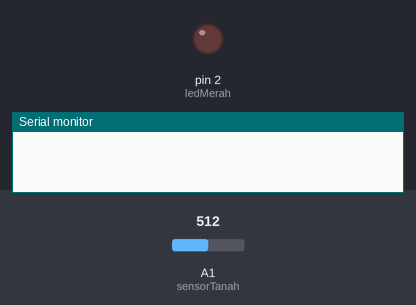
A sketch run on a simulated Arduino Uno, built with avr-gcc and run on an emulated ATmega328P. Parts: output pins drawn as LEDs (lit = HIGH), the last lines printed to the serial monitor. Inputs (shaded band) come from the test bench; at power-on: A1 (sensorTanah) = 512.

Above: at 0.1 s.
At 1.1 s:
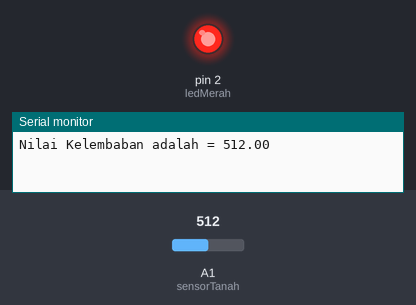
Timing chart, 0 to 2.6 s (numbered marks = the images above):
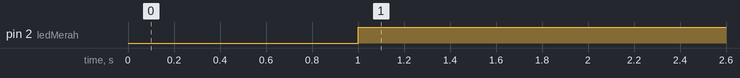

Measured:
- by itself, pin 2 (ledMerah): LOW → HIGH at 1.0 s

The sketch:

sensor_tanah.ino
```cpp
int sensorTanah=15;
int ledMerah=2;
float kelembaban;

void setup() {
  pinMode(sensorTanah, INPUT);
  pinMode(ledMerah, OUTPUT);
  Serial.begin(9600);
}

void loop() {
  //untuk LED kedap-kedip
 if(kelembaban>330)
 {
 digitalWrite(ledMerah, HIGH);
 delay(1000);
 }
 else
 {
 digitalWrite(ledMerah, LOW);
 delay(1000);
 }

 kelembaban=analogRead(sensorTanah);


 Serial.print("Nilai Kelembaban adalah = ");
 Serial.println(kelembaban);
}
```
